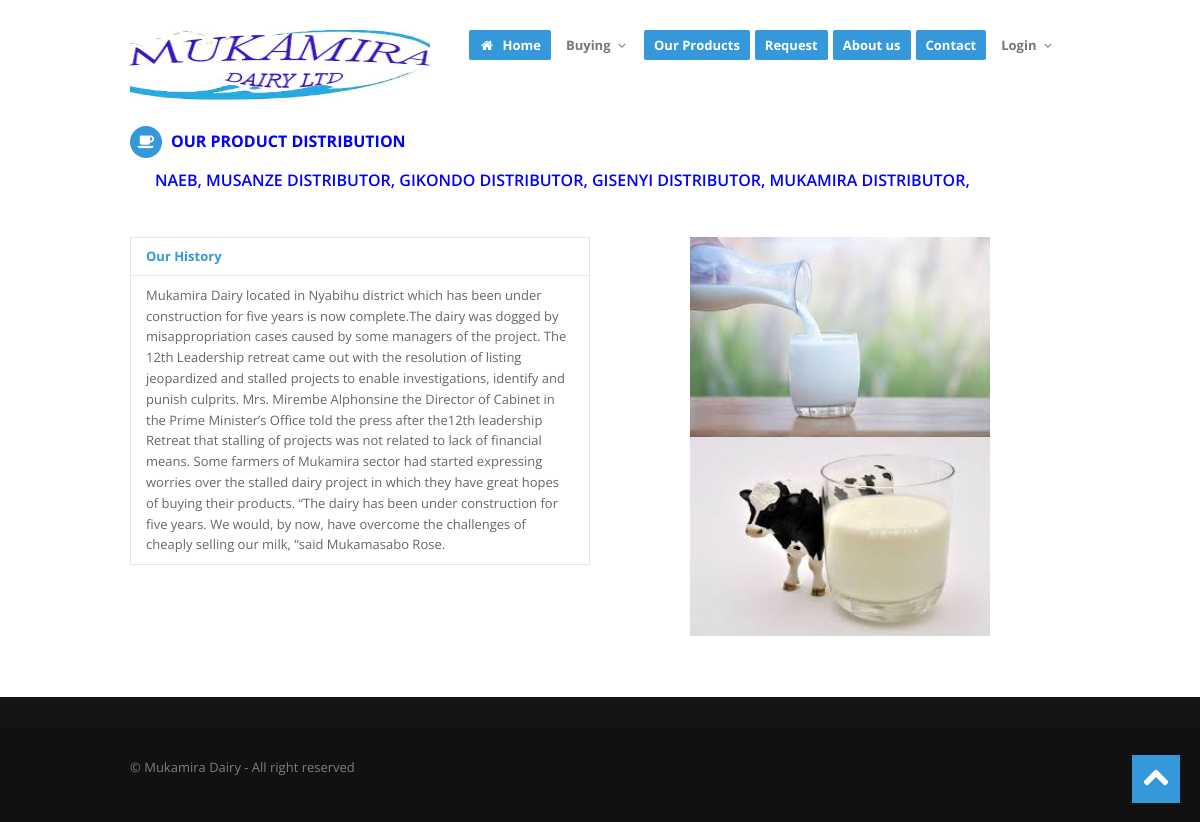
Page /about.php on the committed database.
### tables this page shows
CREATE TABLE `distribitor_center` (
  `id` int(11) NOT NULL,
  `distributor_name` varchar(40) NOT NULL,
  `work_name` varchar(50) NOT NULL,
  `district` varchar(20) NOT NULL
);

### about.php (the view, shortened to what this page needs)
<!DOCTYPE html>
<html lang="en">
<head>
  <link href="assets/css/bootstrap.css" rel="stylesheet">
  <link href="assets/css/bootstrap-responsive.css" rel="stylesheet">
  <link href="assets/css/prettyPhoto.css" rel="stylesheet">
  <link href="assets/js/google-code-prettify/prettify.css" rel="stylesheet">
  <link href="assets/css/flexslider.css" rel="stylesheet">
  <link href="assets/css/style.css" rel="stylesheet">
  <link href="assets/color/default.css" rel="stylesheet">
</head>
<body>
  <div id="wrapper">
    <?php
      include("layouts/header.php");
    ?>
    <section id="maincontent">
      <div class="container">
        <div class="row">
          <div class="span12">
            <h5><i class="icon-coffee icon-circled icon-32 active"></i> <font bg color="blue"><b>OUR PRODUCT DISTRIBUTION</b>
                <UL>
               <?Php
                  class distribution{
                      function __construct(){
                            include("code/connection.php");
                            try{
                             $a=$con->prepare("SELECT * FROM `distribitor_center`");
                                      $a->execute();
                             while($row=$a->fetch(PDO::FETCH_ASSOC)){
               ?>
    <?php echo $row['distributor_name'],',';?>
<?php
     }
    }catch(PDOException $e){echo"i am not robot";}
  }
}
$obj=new distribution();
?>
</UL>
</font>
          </div>
        </div>
        <div class="row">
          <div class="span6">
            <div class="accordion" id="accordion2">
              <div class="accordion-group">
                <div class="accordion-heading">
                  <a class="accordion-toggle active" data-toggle="collapse" data-parent="#accordion2" href="#">
							Our History</a>
                </div>
                <div id="collapseOne" class="accordion-body collapse in">
                  <div class="accordion-inner">
                    Mukamira Dairy located in Nyabihu district which has been under construction for five years is now complete.The dairy was dogged by misappropriation cases caused by some managers of the project.
                   The 12th Leadership retreat came out with the resolution of listing jeopardized and stalled projects to enable investigations, identify and punish culprits. Mrs. Mirembe Alphonsine the Director of Cabinet in the Prime Minister’s Office told the press after the12th leadership Retreat that stalling of projects was not related to lack of financial means.
                   Some farmers of Mukamira sector had started expressing worries over the stalled dairy project in which they have great hopes of buying their products.
                   “The dairy has been under construction for five years. We would, by now, have overcome the challenges of cheaply selling our milk, “said Mukamasabo Rose.
                  </div>
                </div>
              </div>
            </div>
          </div>
          <div class="span6">
            <div class="centered">
              <img src="assets/img/milk1.jpg" width="300px" height="150px" alt="waiting" />
              <img src="assets/img/cow2.jpg" width="300px" height="150px" alt="" />
            </div>
          </div>
        </div>
        <div class="row">
          <div class="span12">
          </div>
        </div>
      </div>
    </section>
 <?php
      include("layouts/footer.php");
    ?>
  </div>
  <a href="#" class="scrollup"><i class="icon-chevron-up icon-square icon-48 active"></i></a>
</body>
</html>

### assets/css/style.css (style rules this page uses)
.row { margin-bottom:30px; }
#maincontent { z-index:1000; margin-top:0px; }
.scrollup { position:fixed; width:48px; height:48px; bottom:20px; right:20px; }
a.scrollup { outline:0; }
.accordion-inner { padding: 20px 15px; }
[class^="icon-"], [class*=" icon-"] { float:none; }
.icon-square, .icon-rounded, .icon-plain, .icon-circled { margin: 10px 10px 10px 0; display: inline-block !important; text-align: center !important; color: #fff; width: 18px; height: 18px; padding:3px; font-size: 12px; line-height: 18px; text-shadow:none; cursor: pointer; }
.icon-circled { background-color: #444; border-radius: 10px; -moz-border-radius: 10px; -webkit-border-radius: 10px; }
.icon-square { background-color: #444; }
.icon-circled { border-radius: 24px; -moz-border-radius: 24px; -webkit-border-radius: 24px; }
[class^="icon-"], [class*=" icon-"] { margin-top: 1px; margin-right: .3em; }
.icon-32 { width: 24px; height: 24px; padding:4px; font-size: 16px; line-height: 24px; }
.icon-48 { width: 32px; height: 32px; padding:8px; font-size: 28px; line-height: 30px; }
.accordion-heading { background:#f8f8f8; }
.accordion-heading a { outline:none; font-weight:bold; color:#444; }
.accordion-heading { border-bottom: 0; }
.accordion-heading .accordion-toggle { display: block; padding: 8px 15px; text-decoration: none; }
.accordion-heading .active { background:#fff; }
.accordion-toggle { cursor: pointer; }
.accordion-inner { padding: 9px 15px; border-top: 1px solid #eee; }
.centered { text-align:center; }

### assets/color/default.css (style rules this page uses)
a { color: #3498db; }
[class^="icon-"].active, [class*=" icon-"].active { background-color: #3498db; }
.accordion-heading .active { color: #3498db; }

### assets/css/overwrite.css (style rules this page uses)
img { max-width: 100%; width: auto\9; height: auto; vertical-align: middle; border: 0; -ms-interpolation-mode: bicubic; }
body { margin: 0; font-family:'Open Sans', Arial, sans-serif; font-size: 13px; line-height: 1.6em; color: #666; background-color: #ffffff; }
a { color: #0088cc; text-decoration: none; }
h1, h2, h3, h4, h5, h6 { color:#333; font-family: 'Open Sans', sans-serif; font-weight:600; line-height:1.5em; margin-top:0; margin-bottom:15px; }
h5 { font-size: 16px; }
.accordion-group { -webkit-border-radius: 0; -moz-border-radius: 0; border-radius: 0; }
.accordion-heading { border-bottom: 0; }

### rows in the picture
distribitor_center: distributor_name "NAEB"
distribitor_center: distributor_name "MUSANZE DISTRIBUTOR"
distribitor_center: distributor_name "GIKONDO DISTRIBUTOR"
distribitor_center: distributor_name "GISENYI DISTRIBUTOR"
distribitor_center: distributor_name "MUKAMIRA DISTRIBUTOR"
